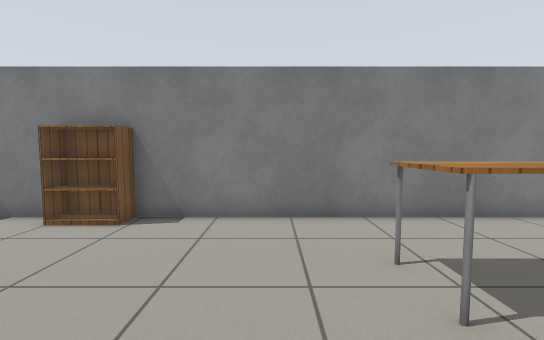
[1] (above)

15 first-person views from a walk through a Gazebo world. The camera is 0.9 m above the floor, tilts 4° down and sees 90° across. The floor is counted in squares, 0.5 m on a side. Each view is taken from the middle of a square. On the plan, view 1 faces up. The plan holds only what a view shows up to about 15 squares ahead; the rest is blank. Gazebo's built-in surfaces are drawn with simple patterns.

[2]
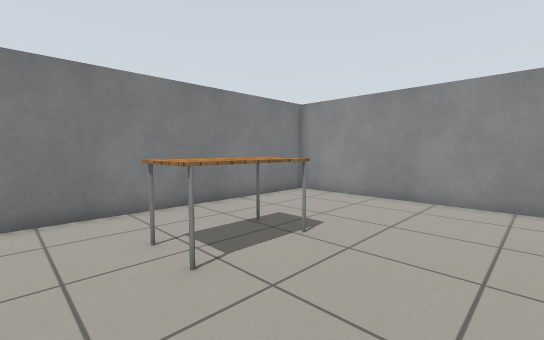

[3]
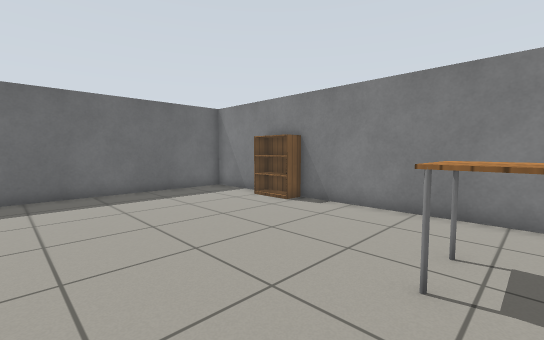

[4]
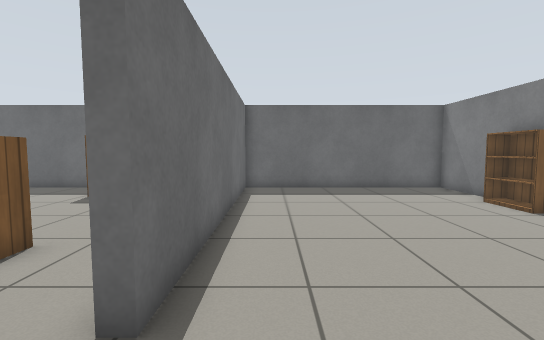

[5]
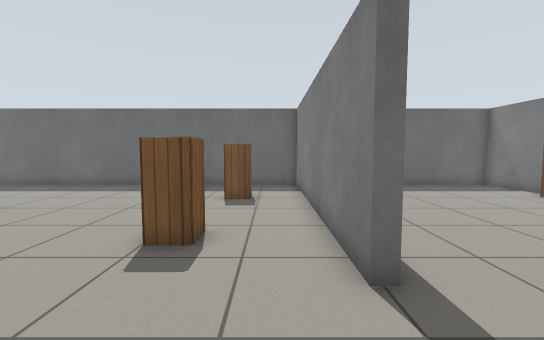

[6]
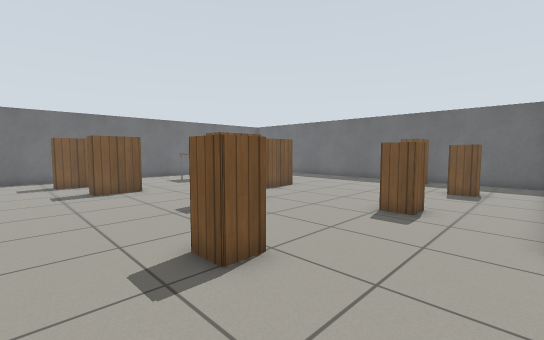

[7]
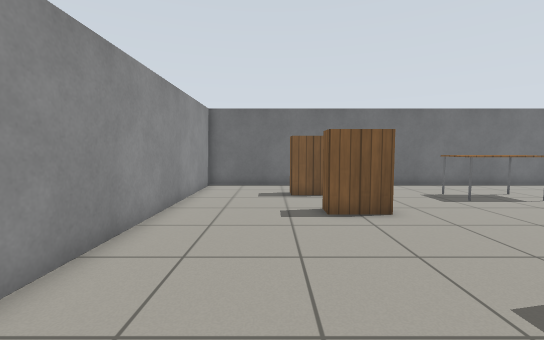

[8]
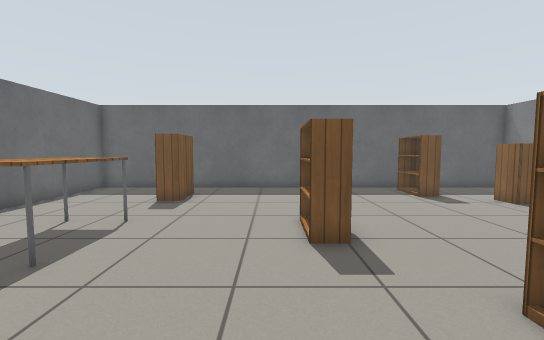

[9]
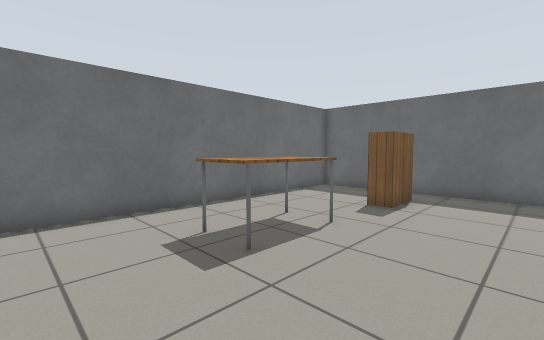

[10]
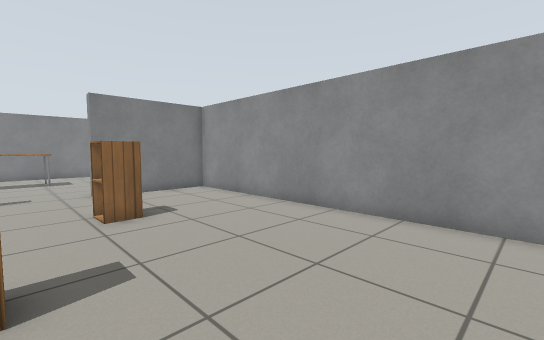

[11]
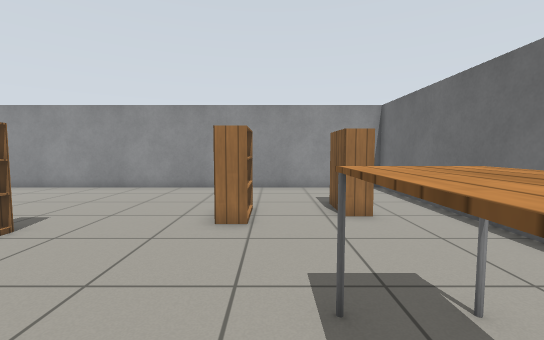

[12]
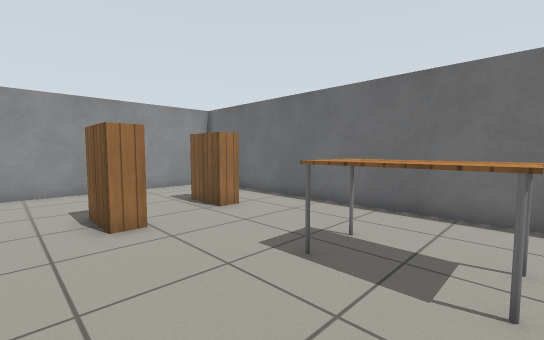

[13]
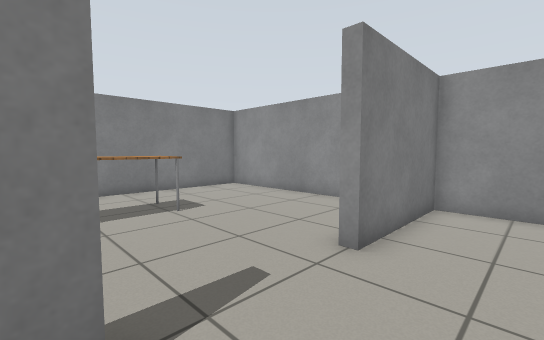

[14]
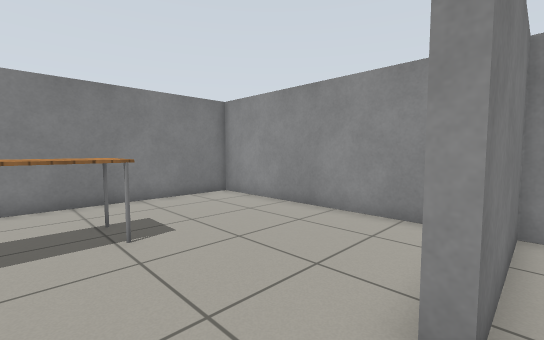

[15]
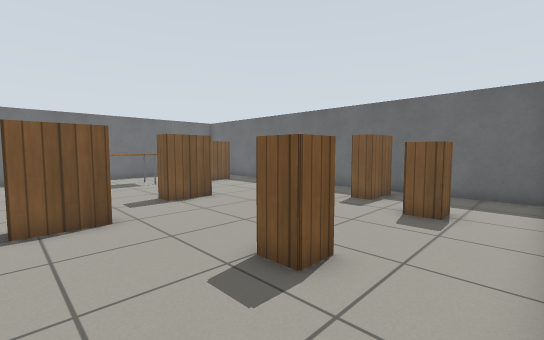

### Floor plan
Points are (right, up) in squares from view 1. A wall is a line through its corners. A room is listed if a view was taken in it or the views show most of it. See-through windows are left out.
Room 1 (views 1, 2, 3, 4)
walls: (5.5, -2.7) (5.5, -2.2); (-5.6, 7.3) (-9.3, 7.3) (-9.3, -2.3) (1.5, -2.3); (10.3, -1.1) (10.3, 7.3) (-3.2, 7.3)
ways out: opening at (3.5, -2) to room 2
objects: bookshelf (-5, 7) to (-4, 7); table (2, 3) to (5, 4)
Room 2 (views 5, 6, 7, 8, 9, 10, 11, 12, 13, 14, 15)
walls: (1.5, -2.3) (1.5, -2.7) (-9.3, -2.7) (-9.3, -22.3) (10.3, -22.3) (10.3, -2.7) (5.5, -2.7)
ways out: opening at (3.5, -2) to room 1
objects: bookshelf (-8, -8) to (-7, -8); bookshelf (-7, -18) to (-6, -18); cabinet (-6, -6) to (-5, -5); table (-3, -19) to (0, -18); bookshelf (-3, -13) to (-1, -13); cabinet (-1, -6) to (0, -6); bookshelf (1, -11) to (3, -11); bookshelf (4, -16) to (5, -16); bookshelf (5, -20) to (6, -19); cabinet (5, -7)

Positions as (right, up) in squares from view 1, and headings:
1: (0, 0), facing up
2: (0, -1), facing up-right
3: (3, -1), facing up-left
4: (4, -1), facing left
5: (5, -4), facing left
6: (8, -3), facing down-left
7: (7, -8), facing down
8: (4, -14), facing left
9: (3, -14), facing down-left
10: (3, -15), facing up-right
11: (-3, -17), facing right
12: (-3, -14), facing down-right
13: (1, -5), facing up-right
14: (3, -3), facing up-right
15: (3, -3), facing down-left
